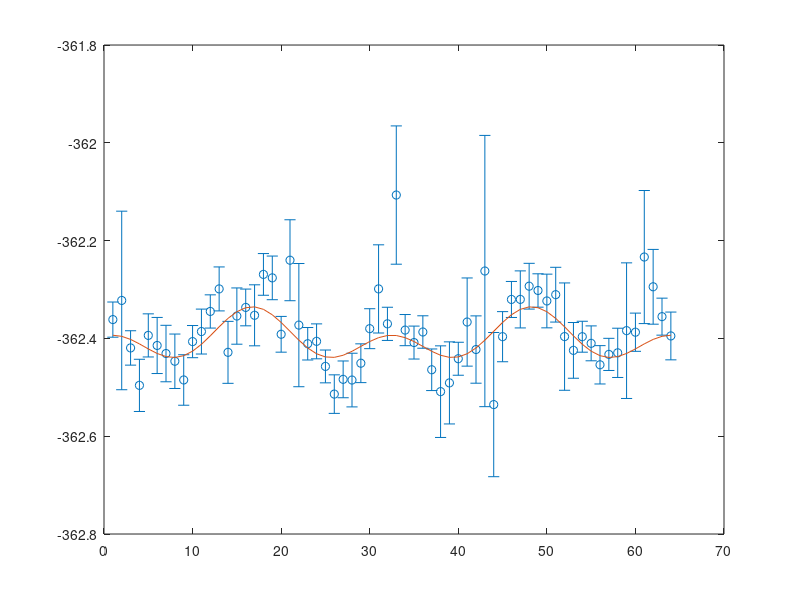

Source code (MATLAB): (Note: this script raises an error after producing the figure.)
clear all
close all
clc

% creating a data vector in the range [0,2*pi]

% % generate random vec up to beta 4 + noise
% 
N=64; % # of bins in angle from 0 to 2*pi
rv=rand(1,3);
w=randi(1e3,1,N);
vars=1./(sqrt(w));
vec=1000*(rv(1)-0.5)+... % baseline
    (rv(2)-0.5)*cos(linspace(0,2*pi,N)).^2+... % L2
    (rv(3)-0.5)*cos(linspace(0,2*pi,N)).^4+... % L4
    vars.*randn(1,N); % noise term

vec2=1000*(rv(1)-0.5)+... % baseline
    (rv(2)-0.5)*cos(linspace(0,2*pi,N)).^2+... % L2
    (rv(3)-0.5)*cos(linspace(0,2*pi,N)).^4+... % L4
    0*randn(1,N); % noise term

errorbar(vec,vars,'o'); hold on; plot(vec2)

%%
%vec(45:50)=NaN;
%plot(vec)
% say we want to fit up to beta6 :
bParams=[2:2:6];



% helper function to replace the use the leg in the original code:
paren = @(x, varargin) x(varargin{:});


PPR=numel(vec)-1;
AngleInc = 2*pi./PPR'; % angle increment per radius
betas = zeros(numel(bParams)+1,1);


npr=PPR;
qp=0:npr;

% for very small radii we reduce the maximal beta value
% allowed to avoid divergences at the origin

%if npr/2 <= max(bParams)
%    bParams=2:2:npr/2;
%end

y = vec;%ira(r,qp+1); % assign row of all pixels in radius rp
% this may have NaN values, one way to treat such a case is to
% interpolate \ extrapolate NaN values using splines or AR methods.
% We will ignore this solution for now and keep the NaNs as is.

B = zeros(1,numel(bParams)+1);
% this is beta0, including if there are NaN values
notnan=~isnan(y);
B(1)=nansum(y)/sum(notnan)*(npr+1);

% one fit coefficient for each B param
fitCoefs = ones(numel(bParams) + 1, sum(notnan));
for ii=(1:numel(bParams))
    % assign relevant Legendre polynomials to fitCoef
    %   fitCoefs(ii+1,:) = leg(bParams(ii), cos(AngleInc*qp(notnan)));
    fitCoefs(ii+1,:) = paren( legendre(bParams(ii), cos(AngleInc*qp(notnan))), 1,1:sum(notnan));
    B(ii+1) = y(notnan)*fitCoefs(ii+1,:)'; % fill B vector
end

A = fitCoefs * fitCoefs'; % matrix A for least square fitting
%A(1,1)=npr+1;
lastwarn(''); % reset last warning

Ain=A\eye(size(A)); % instead of inv(A)

b2=  A \ ( y(notnan)*fitCoefs')' ; % alternative articulation
 
[bw,sew_b,msew] = lscov(fitCoefs',y(notnan)',w(notnan)); % weighted LS
 
d = @(ww) w(notnan).*(yfun(ww)-y(notnan));
b3 = lsqnonlin(@(w) sqrt(2*(sqrt(1+abs(d(w)))-1)) ,ones(numel(bParams)+1,1)); %  the new cost function


[~, msgid] = lastwarn % capture warning in case Ain is close to singular
if strcmp(msgid,'MATLAB:nearlySingularMatrix');
    % switch to Moore-Penrose pseudoinverse in case of nearly singular
    Ain =  pinv(A);
end

Beta = zeros(1,numel(bParams)+1);
Beta(1)=B*Ain(:,1);
betas(1)=(Beta(1));   % Beta0 is just the Intensity Factor


for ii=1:numel(bParams)
    Beta(ii+1)=B*Ain(:,ii+1)/Beta(1); % generate beta matrix
    %  Beta(ii+1)=B*Ain(:,ii+1); % generate beta matrix
    betas(ii+1) = Beta(ii+1); % copy for output betas
end
bb=betas; 
alphaMat = (AngleInc * (0:PPR));
rrpCosAlphaMat = ones(1,PPR+1).*cos(alphaMat);
clear beta_contr

for ii=1:numel(bParams) %  add each beta contribution
    %  beta_contr(:,ii)= betas(ii+1)*leg(bParams(ii), rrpCosAlphaMat);
    beta_contr(:,ii)= betas(ii+1)*paren( legendre(bParams(ii), rrpCosAlphaMat), 1,1:numel(y));
    beta_contr2(:,ii)= b2(ii+1)./b2(1)*paren( legendre(bParams(ii), rrpCosAlphaMat), 1,1:numel(y));
    beta_contr3(:,ii)= b3(ii+1)./b3(1)*paren( legendre(bParams(ii), rrpCosAlphaMat), 1,1:numel(y));

    beta_contrw(:,ii)= bw(ii+1)./bw(1)*paren( legendre(bParams(ii), rrpCosAlphaMat), 1,1:numel(y));

end

factMat = betas(1).*(ones(1, PPR+1) + sum(beta_contr,2));
factMat2 = b2(1).*(ones(1, PPR+1) + sum(beta_contr2,2));

factMat3 = b3(1).*(ones(1, PPR+1) + sum(beta_contr3,2));

factMatw = bw(1).*(ones(1, PPR+1) + sum(beta_contrw,2));

% note that the /sqrt(r) is omitted because the function is suppose
% to work such as LD2(beta2cart(betas))=betas;
reco_vec(1:PPR+1)=factMat(1:PPR+1,1);% /sqrt(r);
reco_vec2(1:PPR+1)=factMat2(1:PPR+1,1);% /sqrt(r);
reco_vec3(1:PPR+1)=factMat3(1:PPR+1,1);% /sqrt(r);

reco_vecw(1:PPR+1)=factMatw(1:PPR+1,1);% /sqrt(r);

close all

subplot(1,2,1)
errorbar(vec,vars,'o','Color',[0.5 0.5 0.5]); hold on; plot(vec2,'k')
plot( reco_vec2,'b'); 
plot( reco_vec3,'g'); 
plot( reco_vecw,'r'); 
 
legend('vec','ground truth','LS','WLS (soft L1)','WLS');

subplot(1,2,2)
%errorbar(vec,vars,'o','Color',[0.5 0.5 0.5]); hold on; plot(vec2,'k')
plot( vec2-reco_vec2,'b'); hold on
plot( vec2-reco_vec3,'g'); 
plot( vec2-reco_vecw,'r'); 


%%
% for n=1:numel(betas)
%     if n>1
%       %  S{n}=['\beta_' num2str(2*n-2) ' = ' num2str(betas(n)*betas(1))];
%           S{n}=['\beta_' num2str(2*n-2) ' = ' num2str(b2(n))  ];
%        S2{n}=['\alpha_' num2str(2*n-2) ' = ' num2str(bw(n))  ];
%     else
%         %S{n}=['\beta_' num2str(2*n-2) ' = ' num2str( betas(n))];
%           S{n}=['\beta_' num2str(2*n-2) ' = ' num2str( b2(n))];
%         S2{n}=['\alpha_' num2str(2*n-2) ' = ' num2str( bw(n))]
%    
%     end
% end
%  [S ; S2];
%  
 
%% 
%clc



 
%text(1.9*pi,betas(1),S)
%text(0.9*pi,betas(1),S2)

